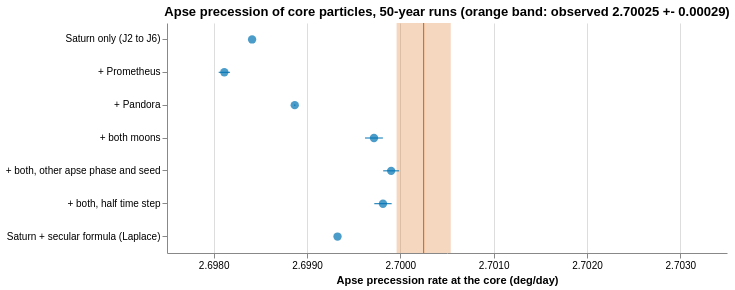

The Vega-Lite source for this figure:
### Vega-Lite specification from a JSON file in a GitHub repository (floating-point values rounded to 4 significant figures)
{"$schema": "https://vega.github.io/schema/vega-lite/v5.20.1.json", "config": {"view": {"continuousHeight": 300, "continuousWidth": 300, "strokeWidth": 0}}, "data": {"name": "data-f23d07b9583ce72ff58999413f329061"}, "datasets": {"data-a62a6e4b55cd38223f07d3bc2cfaa36e": [{"e_dev_rms": 5.2e-06, "e_free": 0.00235, "e_mean": 0.00235, "hi": 2.698, "label": "Saturn only (J2 to J6)", "lo": 2.698, "rate_deg_per_day": 2.698, "rate_even": 2.698, "rate_odd": 2.698, "rms_resid_deg": 0.08789, "run": "apse-none", "se_jackknife": 2e-07, "se_ols": 3e-07, "w1": 2.698, "w2": 2.698, "w3": 2.698, "w4": 2.698, "w5": 2.698}, {"e_dev_rms": 0.0001416, "e_free": 0.002197, "e_mean": 0.002197, "hi": 2.698, "label": "+ Prometheus", "lo": 2.698, "rate_deg_per_day": 2.698, "rate_even": 2.698, "rate_odd": 2.698, "rms_resid_deg": 0.8687, "run": "apse-prom", "se_jackknife": 6.04e-05, "se_ols": 3e-06, "w1": 2.698, "w2": 2.698, "w3": 2.698, "w4": 2.699, "w5": 2.698}, {"e_dev_rms": 4.74e-05, "e_free": 0.002357, "e_mean": 0.002357, "hi": 2.699, "label": "+ Pandora", "lo": 2.699, "rate_deg_per_day": 2.699, "rate_even": 2.699, "rate_odd": 2.699, "rms_resid_deg": 0.8166, "run": "apse-pand", "se_jackknife": 8.1e-06, "se_ols": 2.8e-06, "w1": 2.699, "w2": 2.699, "w3": 2.699, "w4": 2.699, "w5": 2.699}, {"e_dev_rms": 0.0001508, "e_free": 0.002184, "e_mean": 0.002184, "hi": 2.7, "label": "+ both moons", "lo": 2.7, "rate_deg_per_day": 2.7, "rate_even": 2.7, "rate_odd": 2.7, "rms_resid_deg": 1.269, "run": "apse-both", "se_jackknife": 9.57e-05, "se_ols": 4.4e-06, "w1": 2.7, "w2": 2.7, "w3": 2.699, "w4": 2.701, "w5": 2.698}, {"e_dev_rms": 0.0001548, "e_free": 0.002257, "e_mean": 0.002258, "hi": 2.7, "label": "+ both, other apse phase and seed", "lo": 2.7, "rate_deg_per_day": 2.7, "rate_even": 2.7, "rate_odd": 2.7, "rms_resid_deg": 1.287, "run": "apse-both-phase", "se_jackknife": 8.53e-05, "se_ols": 4.5e-06, "w1": 2.701, "w2": 2.699, "w3": 2.701, "w4": 2.699, "w5": 2.7}, {"e_dev_rms": 0.0001491, "e_free": 0.002185, "e_mean": 0.002186, "hi": 2.7, "label": "+ both, half time step", "lo": 2.7, "rate_deg_per_day": 2.7, "rate_even": 2.7, "rate_odd": 2.7, "rms_resid_deg": 1.28, "run": "apse-both-half", "se_jackknife": 9.31e-05, "se_ols": 4.5e-06, "w1": 2.7, "w2": 2.7, "w3": 2.699, "w4": 2.701, "w5": 2.698}, {"e_dev_rms": null, "e_free": null, "e_mean": null, "hi": 2.699, "label": "Saturn + secular formula (Laplace)", "lo": 2.699, "rate_deg_per_day": 2.699, "rate_even": null, "rate_odd": null, "rms_resid_deg": null, "run": "analytic", "se_jackknife": 0.0, "se_ols": null, "w1": null, "w2": null, "w3": null, "w4": null, "w5": null}], "data-f23d07b9583ce72ff58999413f329061": [{"hi": 2.701, "lo": 2.7, "v": 2.7}]}, "height": 230, "layer": [{"encoding": {"x": {"field": "lo", "scale": {"domain": [2.697, 2.704], "nice": false}, "type": "quantitative"}, "x2": {"field": "hi"}}, "mark": {"color": "#D55E00", "opacity": 0.25, "type": "rect"}}, {"encoding": {"x": {"field": "v", "scale": {"domain": [2.697, 2.704], "nice": false}, "type": "quantitative"}}, "mark": {"color": "#D55E00", "type": "rule"}}, {"data": {"name": "data-a62a6e4b55cd38223f07d3bc2cfaa36e"}, "encoding": {"x": {"field": "lo", "scale": {"domain": [2.697, 2.704], "nice": false}, "type": "quantitative"}, "x2": {"field": "hi"}, "y": {"field": "label", "sort": ["Saturn only (J2 to J6)", "+ Prometheus", "+ Pandora", "+ both moons", "+ both, other apse phase and seed", "+ both, half time step", "Saturn + secular formula (Laplace)"], "type": "nominal"}}, "mark": {"color": "#0072B2", "type": "rule"}}, {"data": {"name": "data-a62a6e4b55cd38223f07d3bc2cfaa36e"}, "encoding": {"tooltip": [{"field": "label", "type": "nominal"}, {"field": "rate_deg_per_day", "type": "quantitative"}, {"field": "se_jackknife", "type": "quantitative"}], "x": {"axis": {"format": ".4f", "labelOverlap": true, "tickCount": 6}, "field": "rate_deg_per_day", "scale": {"domain": [2.697, 2.704], "nice": false}, "title": "Apse precession rate at the core (deg/day)", "type": "quantitative"}, "y": {"field": "label", "sort": ["Saturn only (J2 to J6)", "+ Prometheus", "+ Pandora", "+ both moons", "+ both, other apse phase and seed", "+ both, half time step", "Saturn + secular formula (Laplace)"], "title": null, "type": "nominal"}}, "mark": {"color": "#0072B2", "filled": true, "size": 70, "type": "point"}}], "title": "Apse precession of core particles, 50-year runs (orange band: observed 2.70025 +- 0.00029)", "width": 560}
